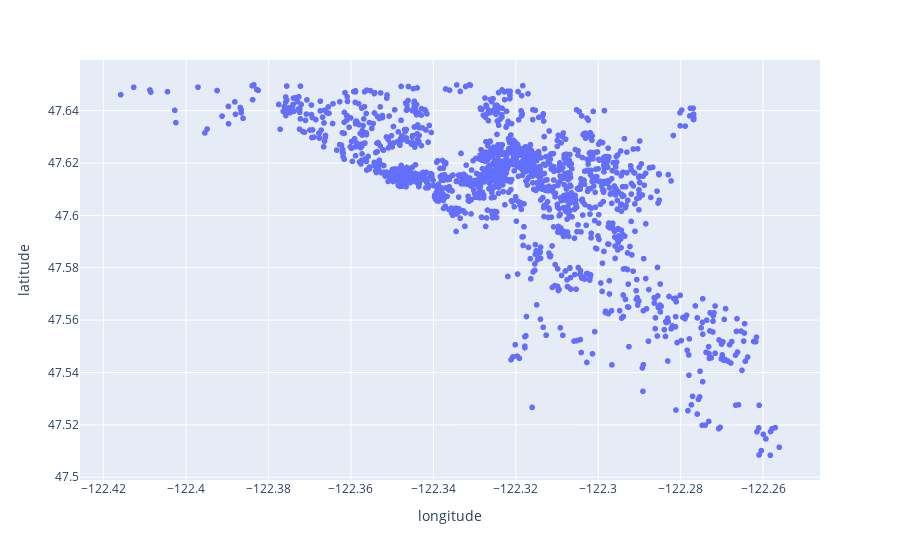

Notebook cell for this chart:
### Code cell
centro = true_location[(true_location["latitude"]>47.61)|(true_location["longitude"]>-122.34)]
centro = centro[(centro["latitude"]<47.65)]
centro.plot.scatter("longitude", "latitude", s=1, c="available")

### Figure 1 — Plotly figure (JSON) as saved in the notebook; plotly's stock layout.template omitted (floating-point values rounded to 4 significant figures; data arrays with more than 128 entries replaced by an {"elided": "..."} marker saying what was removed)
{"data": [{"hovertemplate": "longitude=%{x}<br>latitude=%{y}<extra></extra>", "legendgroup": "", "marker": {"color": "#636efa", "symbol": "circle"}, "mode": "markers", "name": "", "showlegend": false, "type": "scattergl", "x": {"elided": "1615 float values"}, "xaxis": "x", "y": {"elided": "1615 float values"}, "yaxis": "y"}], "layout": {"legend": {"tracegroupgap": 0}, "margin": {"t": 60}, "xaxis": {"anchor": "y", "domain": [0, 1], "title": {"text": "longitude"}}, "yaxis": {"anchor": "x", "domain": [0, 1], "title": {"text": "latitude"}}}}
